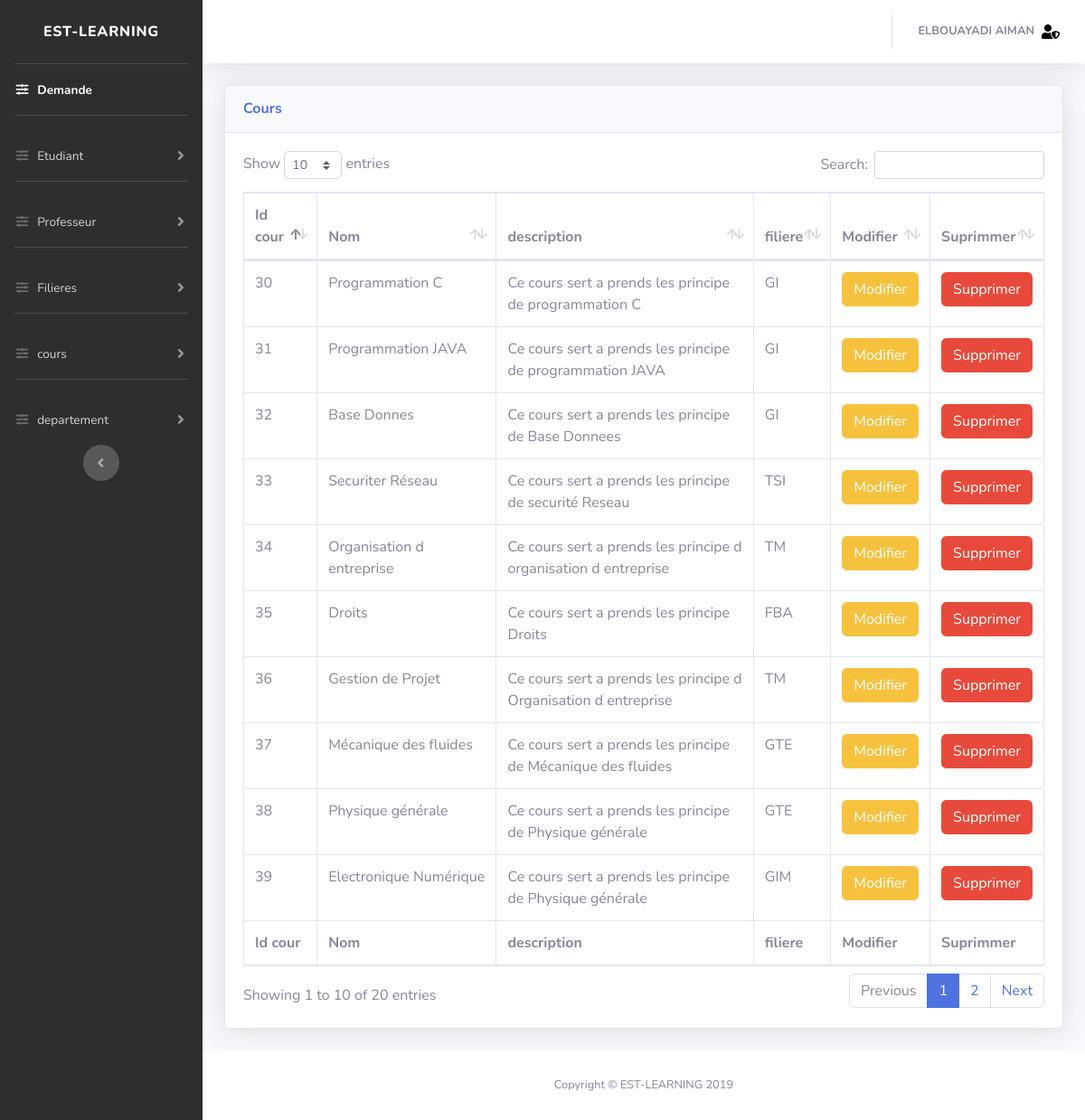
/website/dash/cours.php (signed in), run on the app's committed database.
### tables this page shows
CREATE TABLE IF NOT EXISTS `cours` (
  `id_cour` int(11) NOT NULL AUTO_INCREMENT,
  `nom` longtext NOT NULL,
  `description` longtext NOT NULL,
  `id_filiere` varchar(4) NOT NULL,
  PRIMARY KEY (`id_cour`),
  KEY `id_filiere` (`id_filiere`)
);

### website/dash/traitement/function.php (called while the page is built, shortened)
<?php
	function connecte(){
					try{
						$db = new PDO('mysql:host=localhost:3308;dbname=elearning;charset=utf8','root','');
						$db->setAttribute(PDO::ATTR_DEFAULT_FETCH_MODE, PDO::FETCH_ASSOC);
						$db->query("SET NAMES utf8mb4");
					}catch(PDOException $e){
					}
					return $db;
				}
	function PDO($query,$array){
					$db = connecte();
					$stm = $db->prepare($query);
					$stm->execute();
					return $stm;
	}
?>

### website/dash/cours.php (the view, shortened to what this page needs)
<!DOCTYPE html>
<html lang="en">
<head>
  <link href="vendor/fontawesome-free/css/all.min.css" rel="stylesheet" type="text/css">
  <link href="css/sb-admin-2.min.css" rel="stylesheet">
  <link href="vendor/datatables/dataTables.bootstrap4.min.css" rel="stylesheet">
  <link href="css/style.css" rel="stylesheet">
</head>
<body id="page-top">
 <?php
include("dashboard.php");
include("traitement/function.php");
 ?>
        <div class="container-fluid">
          <div class="card shadow mb-4">
            <div class="card-header py-3">
              <h6 class="m-0 font-weight-bold text-primary">Cours</h6>
            </div>
            <div class="card-body">
              <div class="table-responsive">
                <table class="table table-bordered" id="dataTable" width="100%" cellspacing="0">
                  <thead>
                    <tr>
                      <th>Id cour</th>
                      <th>Nom</th>
                      <th>description</th>
                      <th>filiere</th>
                      <th>Modifier</th>
                      <th>Suprimmer</th>
                    </tr>
                  </thead>
                  <tfoot>
                    <tr>
                      <th>Id cour</th>
                      <th>Nom</th>
                      <th>description</th>
                      <th>filiere</th>
                      <th>Modifier</th>
                      <th>Suprimmer</th>
                    </tr>
                  </tfoot>
                    <?php
          $sql = "SELECT * FROM `cours` ORDER BY id_cour";
          $value = array();
          $result = PDO($sql,$value);
          if($result->rowCount()!=0)  {
            while($row = $result->fetch())
            {
              echo '<td>'.$row['id_cour'].'</td><td>'.$row['nom'].'</td><td>'.$row['description'].'</td><td>'.$row['id_filiere'].'</td>';
              echo '<td><button type="button" class="btn btn-warning" onclick=" window.location.href = \'courtrait.php?id='.$row['id_cour'].'\';">Modifier</button></td>';
              echo '<td><button type="button" class="btn btn-danger" onclick=" window.location.href = \'supprimer.php?id='.$row['id_cour'].'\';">Supprimer</button></td></tr>';
            }
          }
                    ?>
                </table>
              </div>
            </div>
          </div>
        </div>
      </div>
      <footer class="sticky-footer bg-white">
        <div class="container my-auto">
          <div class="copyright text-center my-auto">
            <span>Copyright &copy; EST-LEARNING 2019</span>
          </div>
        </div>
      </footer>
    </div>
  </div>
</body>
</html>

### website/dash/dashboard.php (shortened to what this page needs)
<head>
  <link href="css/style.css" rel="stylesheet">
</head>
  <div id="wrapper">
    <ul class="navbar-nav bg-gradient-primary sidebar sidebar-dark accordion" id="accordionSidebar">
      <a class="sidebar-brand d-flex align-items-center justify-content-center" href="index.php">
        <div class="sidebar-brand-text mx-3">EST-Learning</div>
      </a>
      <hr class="sidebar-divider my-0">
      <li class="nav-item active">
        <a class="nav-link" href="index.php">
          <i class="fas fa-fw fa-sliders-h"></i>
          <span>Demande</span></a>
      </li>
      <hr class="sidebar-divider">
      <li class="nav-item">
        <a class="nav-link collapsed" href="#" data-toggle="collapse" data-target="#collapseTwo" aria-expanded="true" aria-controls="collapseTwo">
          <i class="fas fa-fw fa-sliders-h"></i>
          <span class="glyphicon glyphicon-search" aria-hidden="true">Etudiant</span>
        </a>
      </li>
      <hr class="sidebar-divider">
      <li class="nav-item">
        <a class="nav-link collapsed" href="#" data-toggle="collapse" data-target="#collapseUtilities" aria-expanded="true" aria-controls="collapseUtilities">
          <i class="fas fa-fw fa-sliders-h"></i>
          <span>Professeur</span>
        </a>
      </li>
      <hr class="sidebar-divider">
      <li class="nav-item">
        <a class="nav-link collapsed" href="#" data-toggle="collapse" data-target="#collapsePages" aria-expanded="true" aria-controls="collapsePages">
          <i class="fas fa-fw fa-sliders-h"></i>
          <span>Filieres</span>
        </a>
      </li>
      <hr class="sidebar-divider">
      <li class="nav-item">
        <a class="nav-link collapsed" href="#" data-toggle="collapse" data-target="#collapseFive" aria-expanded="true" aria-controls="collapseFive">
          <i class="fas fa-fw fa-sliders-h"></i>
          <span>cours</span>
        </a>
      </li>
      <hr class="sidebar-divider">
      <li class="nav-item">
        <a class="nav-link collapsed" href="#" data-toggle="collapse" data-target="#collapseThree" aria-expanded="true" aria-controls="collapseThree">
          <i class="fas fa-fw fa-sliders-h"></i>
          <span>departement</span>
        </a>
      </li>
      <div class="text-center d-none d-md-inline">
        <button class="rounded-circle border-0" id="sidebarToggle"></button>
      </div>
    </ul>
    <div id="content-wrapper" class="d-flex flex-column">
      <div id="content">
        <nav class="navbar navbar-expand navbar-light bg-white topbar mb-4 static-top shadow">
          <ul class="navbar-nav ml-auto">
            <li class="nav-item dropdown no-arrow">
              <a class="nav-link dropdown-toggle" href="#" id="userDropdown" role="button" data-toggle="dropdown" aria-haspopup="true" aria-expanded="false">
                <span class="mr-2 d-none d-lg-inline text-gray-600 small"><?php echo "<strong>".strtoupper($_SESSION['nom'])."</strong>"; ?> </span>
                <i class="fas fa-user-shield fa-1x fa-style"></i>
              </a>
            </li>
          </ul>
        </nav>

### website/dash/css/style.css (style rules this page uses)
#accordionSidebar { background-color: #da1b3e; background-image: linear-gradient(90deg, rgba(46,46,46,1) 0%, rgba(46,46,46,1) 35%, rgba(46,46,46,1) 100%); background-size: cover; }
.fa-style { color : black; }

### data on the page
cours: id_cour "30", nom "Programmation C", description "Ce cours sert a prends les principe de programmation C", id_filiere "GI"
cours: id_cour "31", nom "Programmation JAVA", description "Ce cours sert a prends les principe de programmation JAVA", id_filiere "GI"
cours: id_cour "32", nom "Base Donnes", description "Ce cours sert a prends les principe de Base Donnees", id_filiere "GI"
cours: id_cour "33", nom "Securiter Réseau", description "Ce cours sert a prends les principe de securité Reseau", id_filiere "TSI"
cours: id_cour "34", nom "Organisation d entreprise", description "Ce cours sert a prends les principe d organisation d entreprise", id_filiere "TM"
cours: id_cour "35", nom "Droits", description "Ce cours sert a prends les principe Droits", id_filiere "FBA"
cours: id_cour "36", nom "Gestion de Projet", description "Ce cours sert a prends les principe d Organisation d entreprise", id_filiere "TM"
cours: id_cour "37", nom "Mécanique des fluides", description "Ce cours sert a prends les principe de Mécanique des fluides", id_filiere "GTE"
cours: id_cour "38", nom "Physique générale", description "Ce cours sert a prends les principe de Physique générale", id_filiere "GTE"
cours: id_cour "39", nom "Electronique Numérique", description "Ce cours sert a prends les principe de Physique générale", id_filiere "GIM"

### other printed values
$_SESSION['nom'] "ELBOUAYADI AIMAN"
